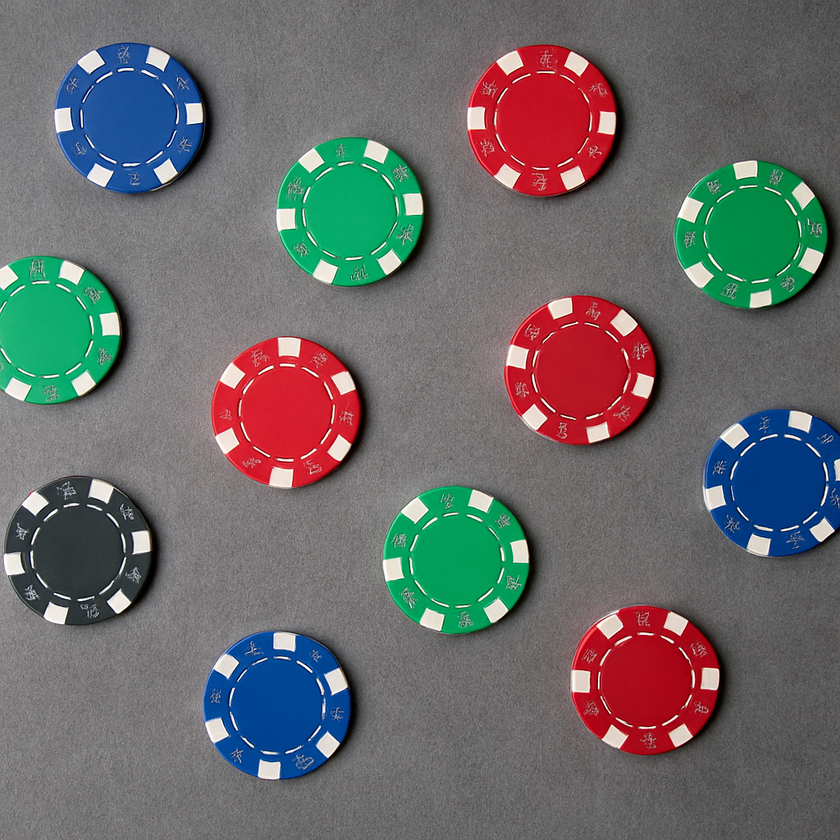
#> input picture circulos/circulos_1.png, 840 x 840 px, shrunk from 1024 x 1024 before the run, found by its file name
$ python Deteccao_Circulos.py
#> lines starting #> are read from the running program, lines starting #| are printed output that depends on the picture; after the words box and inside, x2 and y2 are one past the last pixel; in counts of white or black regions, pixels touching at a corner belong together
import cv2
import matplotlib.pyplot as plt
import numpy as np

img = cv2.imread('circulos\circulos_1.png')
#> img is the input picture: shape (840, 840, 3); mean B, G, R 106.7, 106.1, 107.1
copia = img.copy()
img_cinza = cv2.cvtColor(img, cv2.COLOR_BGR2GRAY)
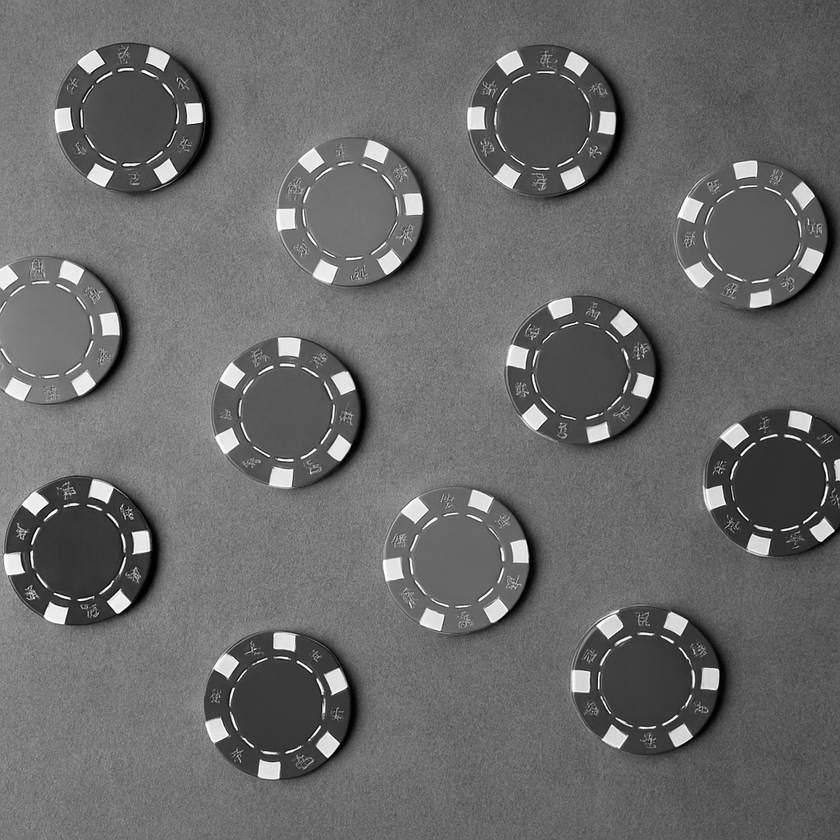
#> img_cinza: shape (840, 840); min 0, max 255, mean 106.5

circulos = cv2.HoughCircles(
    img_cinza,
    cv2.HOUGH_GRADIENT,
    dp=1.2,
    minDist=80,
    param1=100,
    param2=50,
    minRadius=40,
    maxRadius=60
)
#> circulos = [[456.6, 559.8, 47.44], [751.8, 233.4, 48.64], [541.8, 120.6, 48.4], [778.2, 481.8, 47.2], [275.4, 705, 46.96], [286.2, 413.4, 47.44], [78.6, 552.6, 47.08], [645, 679.8, 48.64], [127.8, 115.8, 47.44], [349.8, 211.8, 47.44], [45, 329.4, 47.44], [581.4, 372.6, 46.12]]

if circulos is not None:
    circulos = np.round(circulos[0, :]).astype("int")
#> circulos = [[457, 560, 47], [752, 233, 49], [542, 121, 48], [778, 482, 47], [275, 705, 47], [286, 413, 47], [79, 553, 47], [645, 680, 49], [128, 116, 47], [350, 212, 47], [45, 329, 47], [581, 373, 46]]

    for (x, y, r) in circulos:
        cv2.circle(copia, (x, y), r, (0, 255, 0), 4)  #
        cv2.rectangle(copia, (x - 5, y - 5), (x + 5, y + 5), (0, 128, 255), -1)
#> this loop made 12 passes
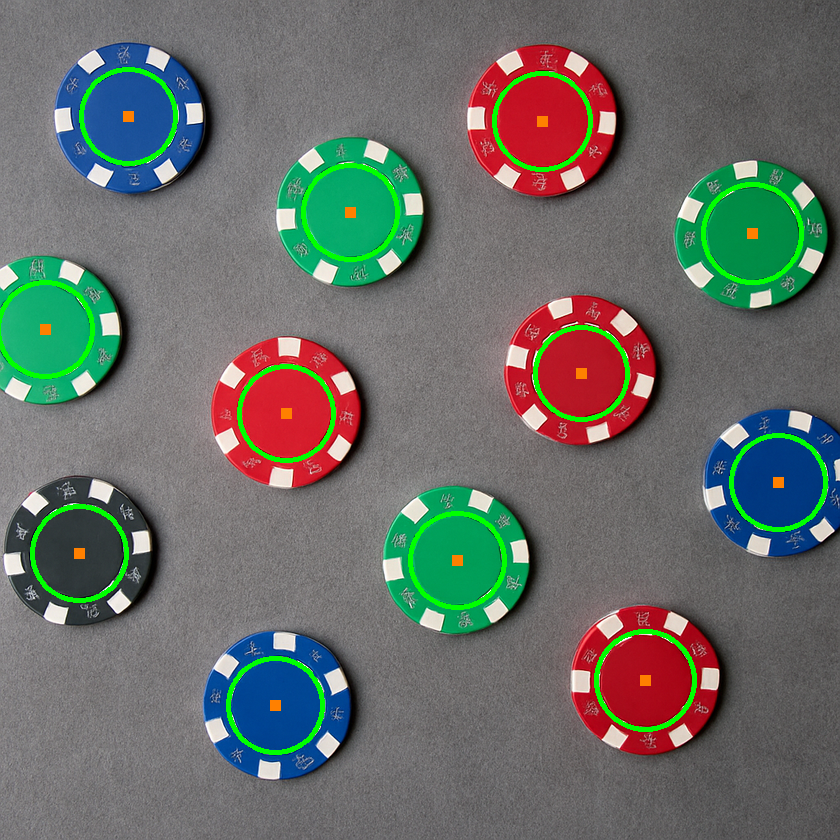
#> copia: shape (840, 840, 3); 2.71% of pixels changed, all inside (x1, y1, x2, y2) = (0, 67, 828, 755)

plt.figure(figsize=(8, 5))

plt.subplot(1, 2, 1)
plt.imshow(cv2.cvtColor(img, cv2.COLOR_BGR2RGB))
plt.title("Imagem Original")
plt.axis('off')

plt.subplot(1, 2, 2)
plt.imshow(cv2.cvtColor(copia, cv2.COLOR_BGR2RGB))
qtd = len(circulos) if circulos is not None else 0
#> qtd = 12
plt.title(f"Círculos Detectados: {qtd}")
plt.axis('off')


plt.tight_layout()
plt.show()
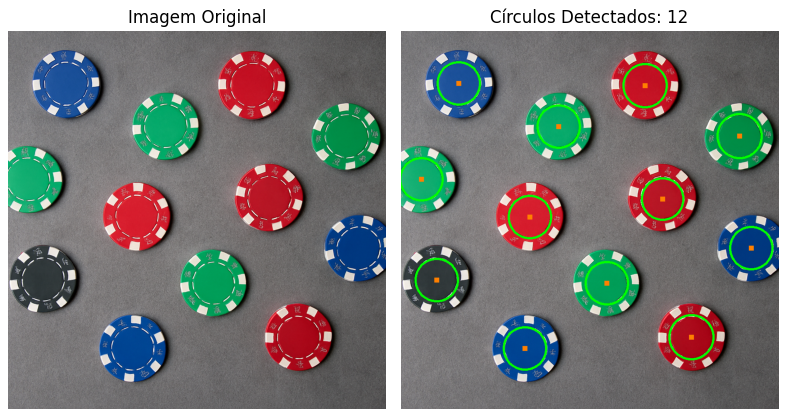
#> figure drawn by matplotlib, 2 panels
